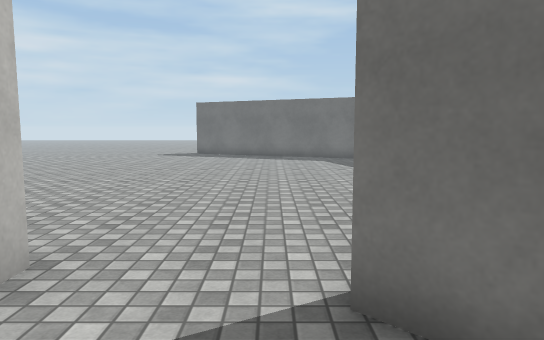
view 1 (above)

18 first-person views from a walk through a 3-D level made in the Unity game engine. The camera is 1.4 m above the floor, tilts 6° down and sees 70° across. The floor is counted in squares, 1 m on a side. Each view is taken from the middle of a square. On the plan, view 1 faces up. The plan holds only what a view shows up to about 16 squares ahead; the rest is blank. The place goes on beyond the plan. The player character is not drawn. Surface patterns are stand-ins for the level's own textures.

view 2
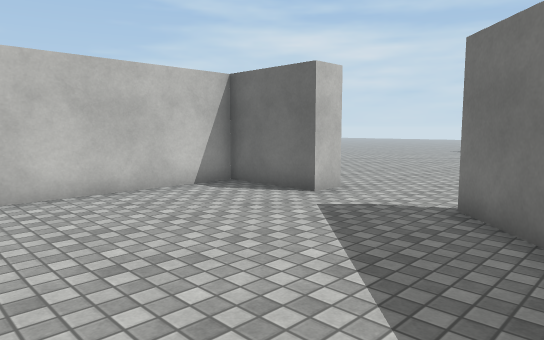

view 3
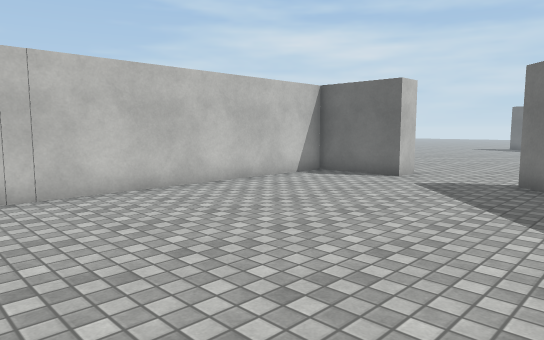

view 4
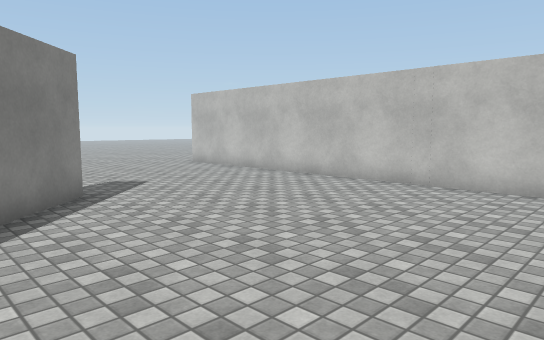

view 5
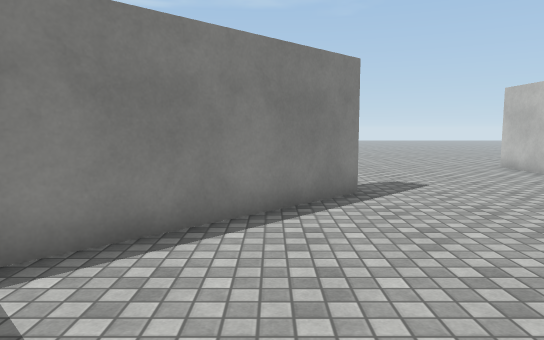

view 6
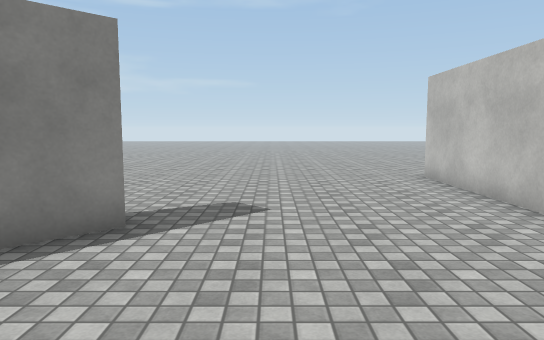

view 7
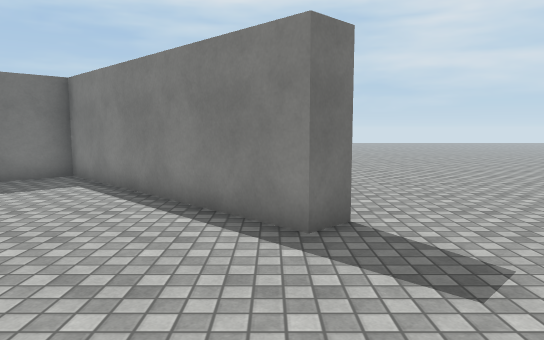

view 8
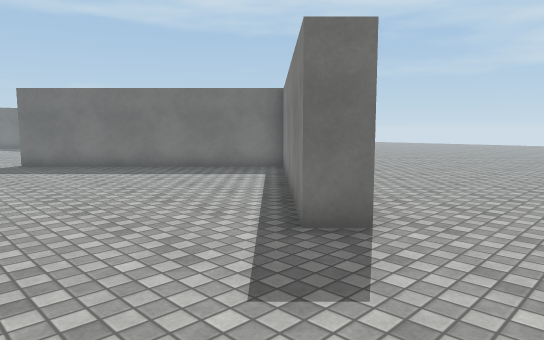

view 9
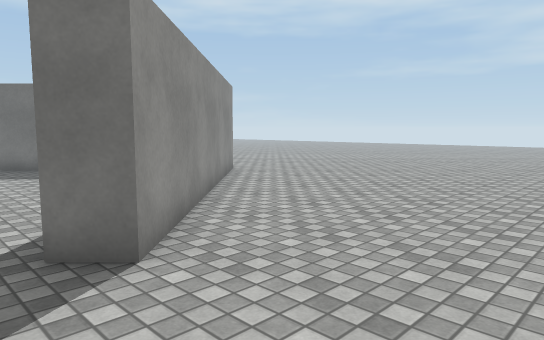

view 10
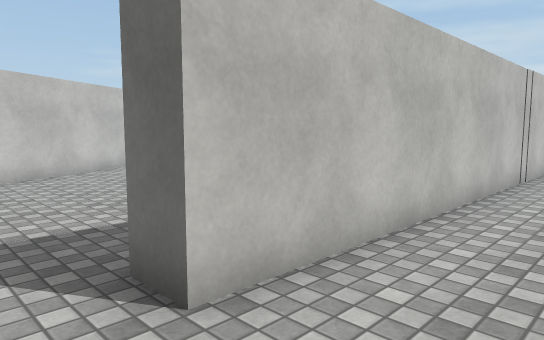

view 11
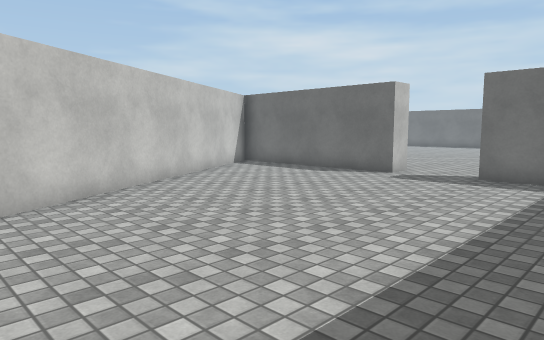

view 12
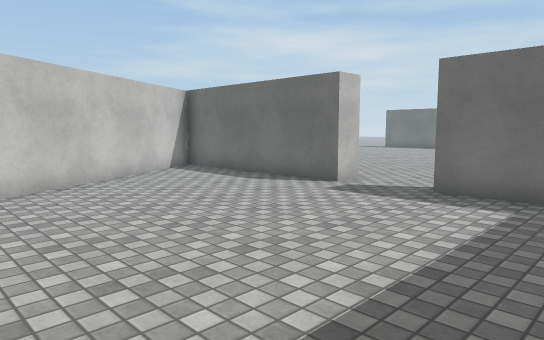

view 13
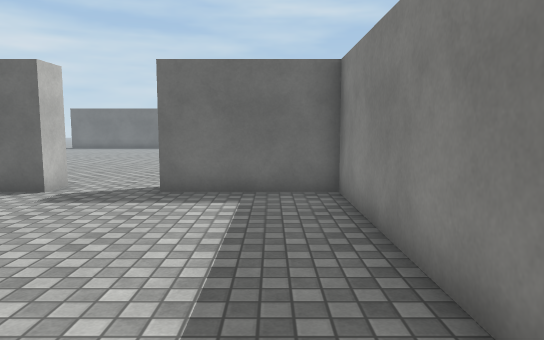

view 14
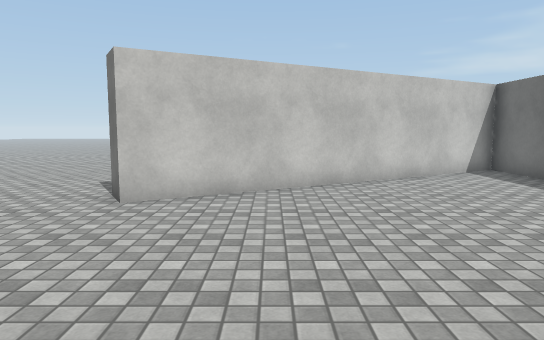

view 15
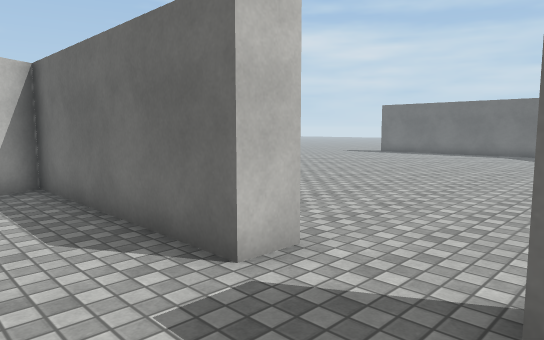

view 16
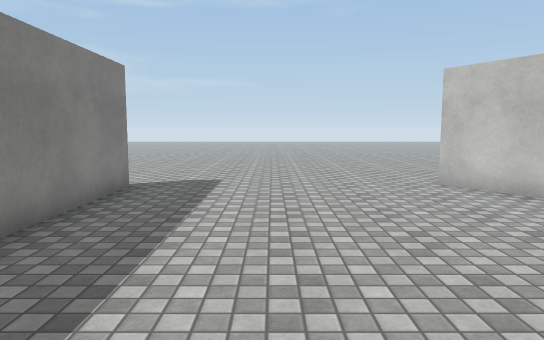

view 17
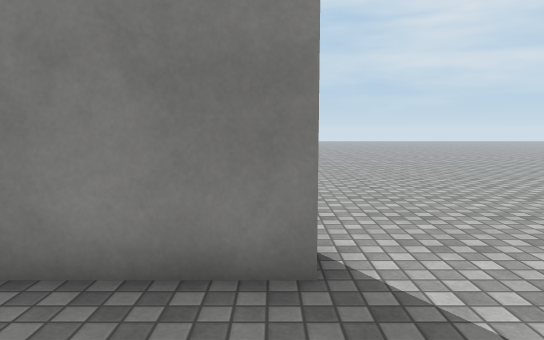

view 18
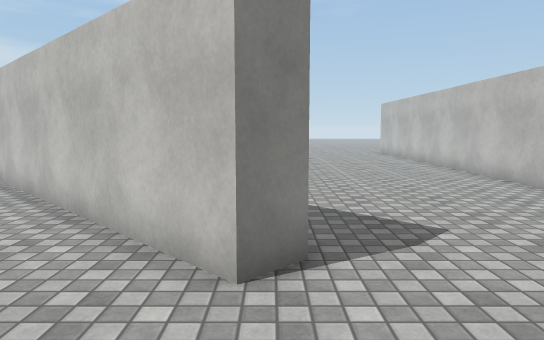

### Floor plan
Points are (right, up) in squares from view 1. A wall is a line through its corners. A room is listed if a view was taken in it or the views show most of it. See-through windows are left out.
Room 1 (views 1, 2, 3, 4, 5, 6, 7, 8, 9, 10)
walls: (7.5, -5.5) (1.8, -11.2) (1.1, -10.5) (7.6, -4) (0.6, 2.9); (-2.5, 3.9) (-2.5, 2.8) (-5.5, 2.8) (-5.5, -16.4)
ways out: opening at (-6, -17.5) to room 2; opening at (-1, 4.7) to room 3
Room 2 (views 11, 12, 13, 14, 15, 16, 17)
walls: (-13.1, -5.4) (-13.1, -6.5) (-20.3, -6.5) (-14.3, -16.9) (-15.2, -17.4); (-5.5, -16.4) (-6.5, -16.4) (-6.5, -6.5) (-10.5, -6.5)
ways out: opening at (-6, -17.5) to room 1; opening at (-15, -18); opening at (-12, -5)
Room 3 (view 18)
walls: (0.6, 2.9) (1.3, 3.6) (7.5, -2.6)
ways out: opening at (-1, 4.7) to room 1

Positions as (right, up) in squares from view 1, and headings:
1: (0, 0), facing up
2: (3, -4), facing up-left
3: (3, -8), facing up-left
4: (4, -2), facing down-left
5: (3, -2), facing down
6: (-1, -5), facing down
7: (-4, -10), facing right
8: (-3, -14), facing up-right
9: (0, -15), facing up-right
10: (-3, -18), facing up-left
11: (-7, -18), facing up-left
12: (-7, -15), facing up-left
13: (-8, -15), facing up
14: (-7, -14), facing left
15: (-10, -9), facing up-left
16: (-10, -7), facing down
17: (-10, -16), facing right
18: (1, 7), facing down
